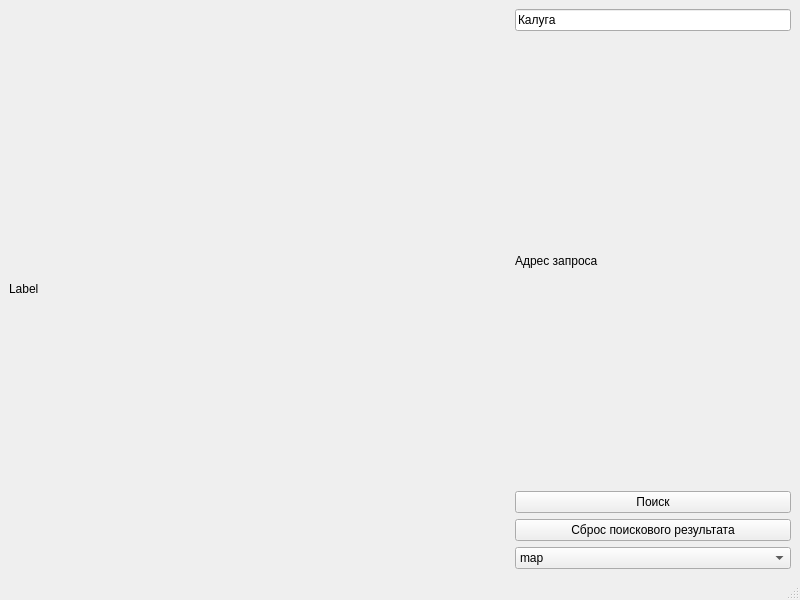
<?xml version="1.0" encoding="UTF-8"?>
<ui version="4.0">
 <class>MainWindow</class>
 <widget class="QMainWindow" name="MainWindow">
  <property name="geometry">
   <rect>
    <x>0</x>
    <y>0</y>
    <width>800</width>
    <height>600</height>
   </rect>
  </property>
  <property name="windowTitle">
   <string>MainWindow</string>
  </property>
  <widget class="QWidget" name="centralwidget">
   <layout class="QHBoxLayout" name="horizontalLayout_2">
    <item>
     <widget class="QLabel" name="label">
      <property name="minimumSize">
       <size>
        <width>500</width>
        <height>500</height>
       </size>
      </property>
      <property name="text">
       <string>Label</string>
      </property>
     </widget>
    </item>
    <item>
     <layout class="QVBoxLayout" name="verticalLayout">
      <item>
       <widget class="QLineEdit" name="lineEdit">
        <property name="focusPolicy">
         <enum>Qt::ClickFocus</enum>
        </property>
        <property name="text">
         <string>Калуга</string>
        </property>
       </widget>
      </item>
      <item>
       <widget class="QLabel" name="label_2">
        <property name="text">
         <string>Адрес запроса</string>
        </property>
       </widget>
      </item>
      <item>
       <widget class="QPushButton" name="pushButton">
        <property name="focusPolicy">
         <enum>Qt::NoFocus</enum>
        </property>
        <property name="text">
         <string>Поиск</string>
        </property>
       </widget>
      </item>
      <item>
       <widget class="QPushButton" name="pushButton_2">
        <property name="focusPolicy">
         <enum>Qt::NoFocus</enum>
        </property>
        <property name="text">
         <string>Сброс поискового результата</string>
        </property>
       </widget>
      </item>
      <item>
       <widget class="QComboBox" name="comboBox">
        <property name="focusPolicy">
         <enum>Qt::NoFocus</enum>
        </property>
        <property name="insertPolicy">
         <enum>QComboBox::InsertAtBottom</enum>
        </property>
        <item>
         <property name="text">
          <string>map</string>
         </property>
        </item>
        <item>
         <property name="text">
          <string>sat</string>
         </property>
        </item>
        <item>
         <property name="text">
          <string>skl</string>
         </property>
        </item>
       </widget>
      </item>
     </layout>
    </item>
   </layout>
  </widget>
  <widget class="QMenuBar" name="menubar">
   <property name="geometry">
    <rect>
     <x>0</x>
     <y>0</y>
     <width>800</width>
     <height>26</height>
    </rect>
   </property>
  </widget>
  <widget class="QStatusBar" name="statusbar"/>
 </widget>
 <resources/>
 <connections/>
</ui>
